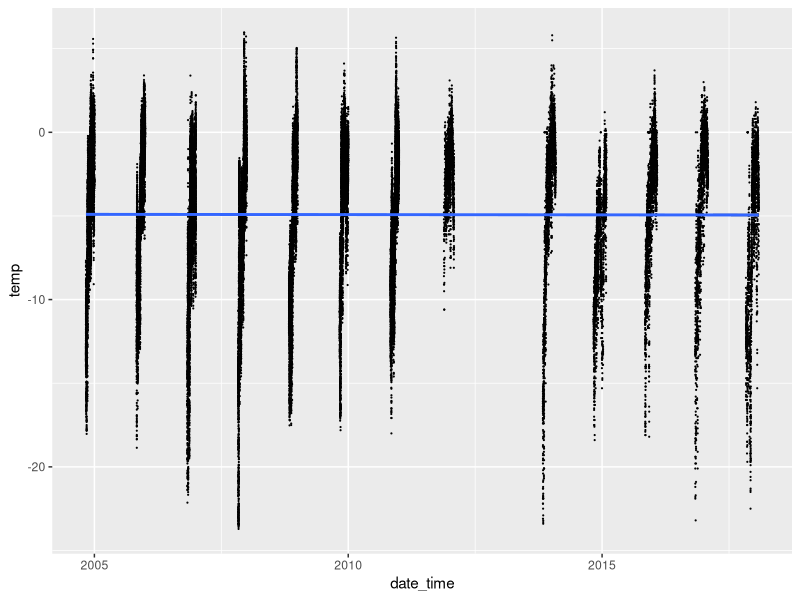
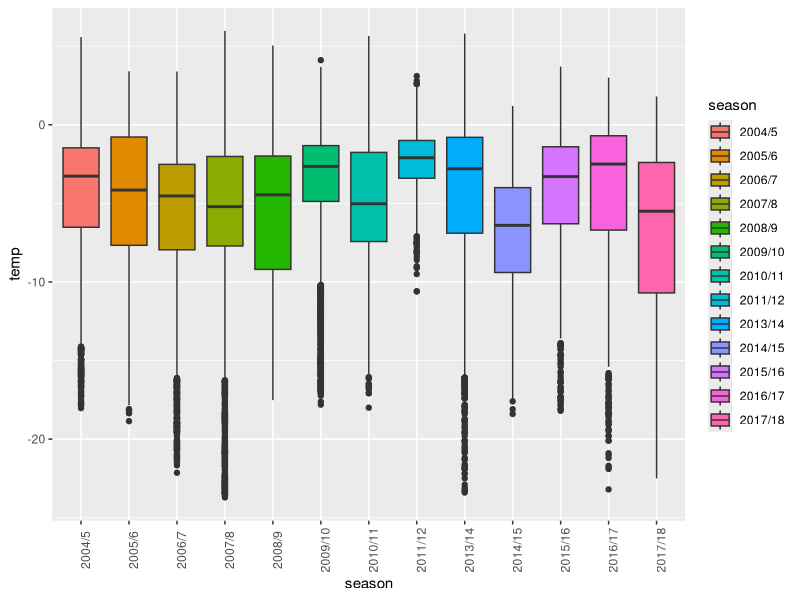
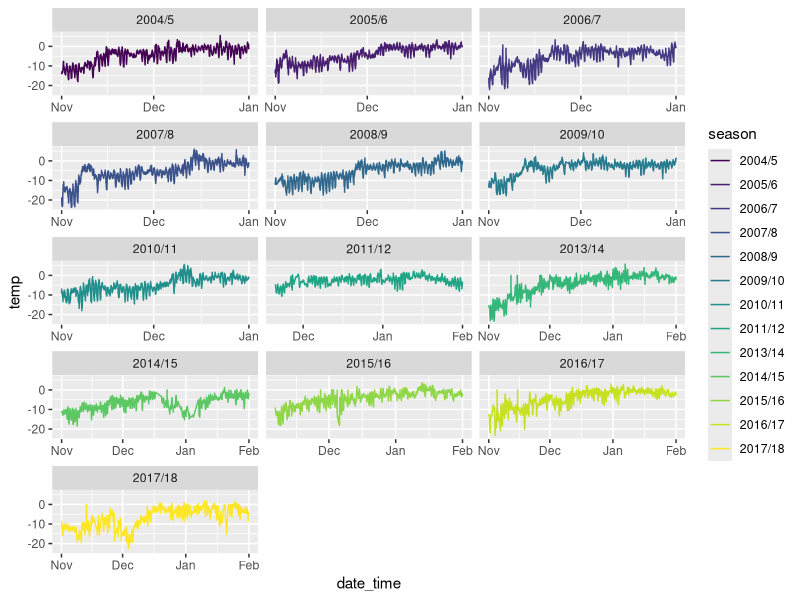
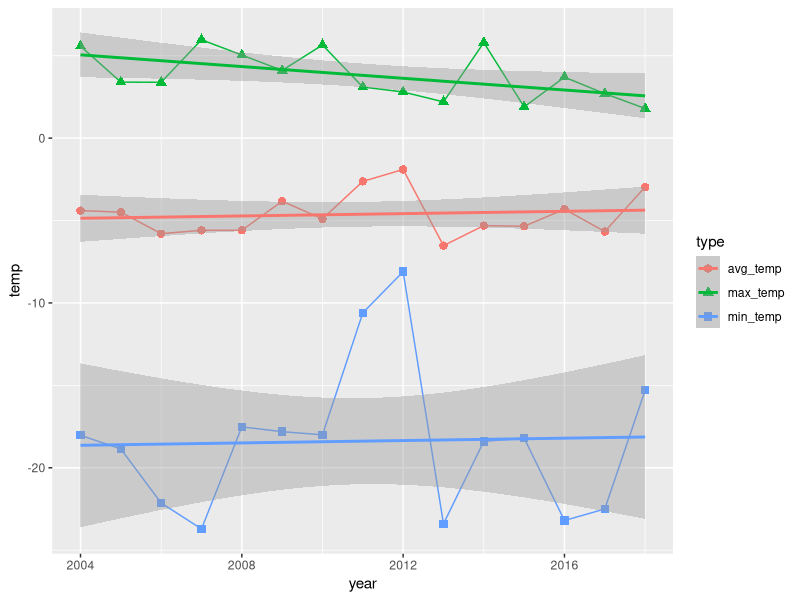
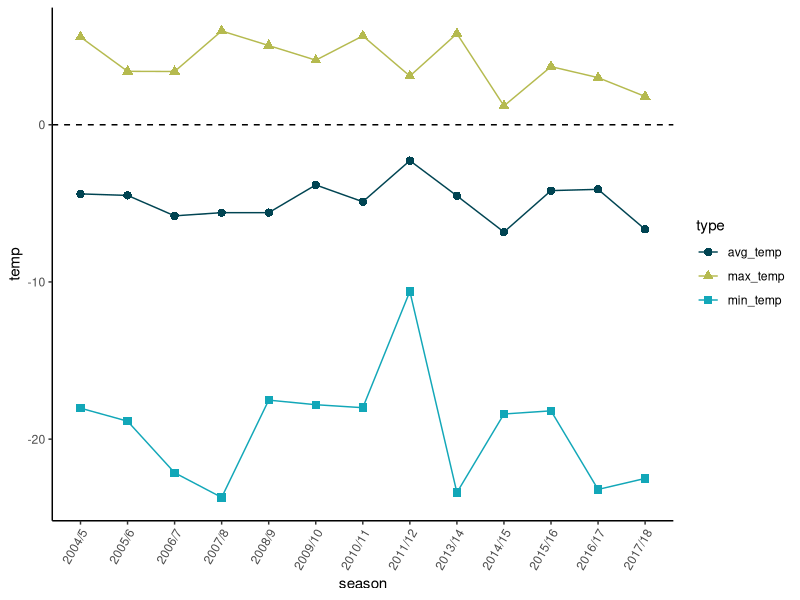
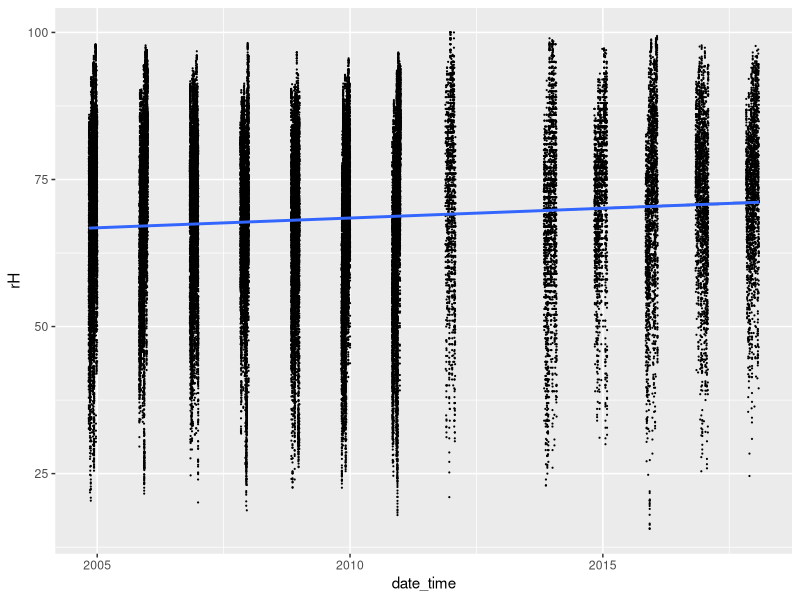
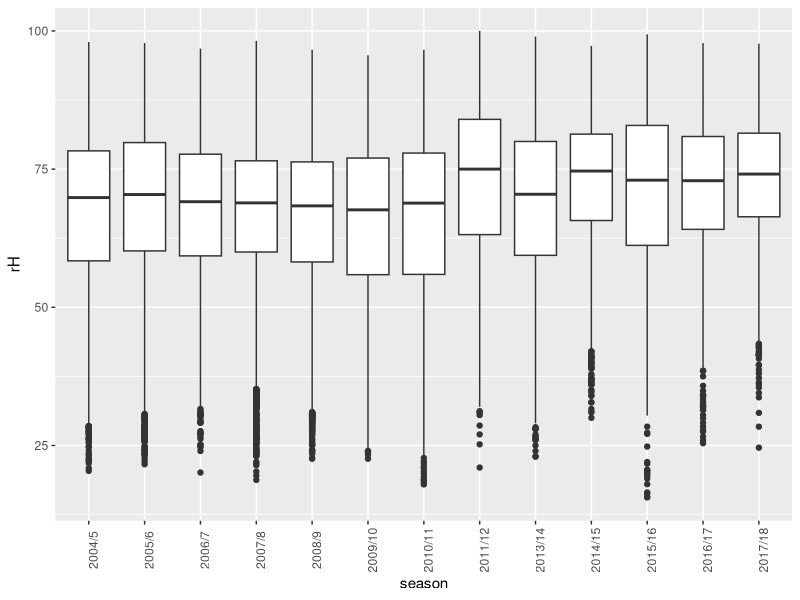
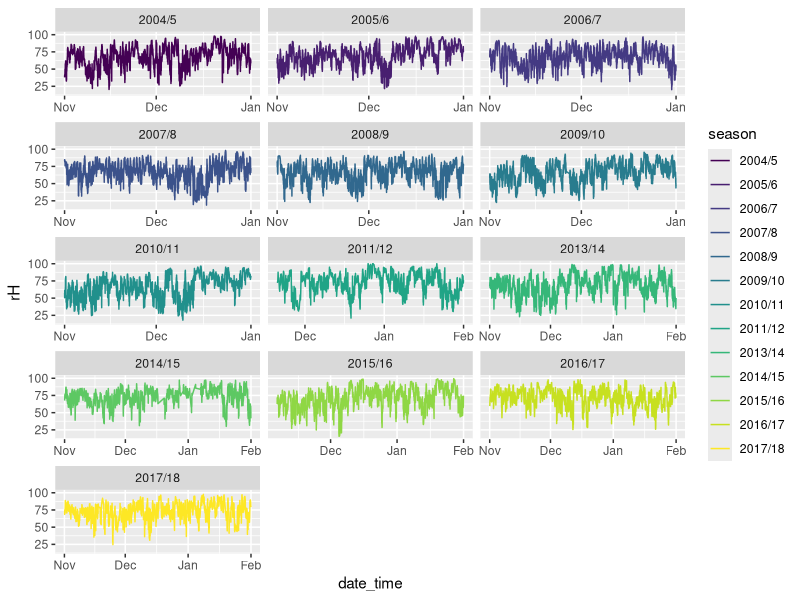

R code for these plots, in order: (Note: this script raises an error after producing the figures.)
# Cape Hallett climate data visualization and analysis
# Emma Gemal, s1758915@sms.ed.ac.uk
# University of Edinburgh

### Library ----
library(tidyverse)
library(lme4)
library(viridis)


# loading the data
climate2011 <- read.csv("Data/climate_long_2011-2018.csv")
climate2004 <- read.csv("Data/climate_long_2004-2010.csv")

### Data Manipulation 2011-2018 ----
head(climate2011)
str(climate2011)
summary(climate2011)

climate2011 <- climate2011 %>% 
                  na.omit() %>%   # removing NA's
                  filter(rH > 0) %>%  # removing incorrect rH values 
                  rename(year = Year,
                         temp = Temp) %>%  # renaming columns (lowercase)
                  mutate(VPD = as.numeric(VPD)) # changing VPD to numeric 
str(climate2011)

# adding season column
climate2011 <- climate2011 %>% 
                  mutate(season = case_when(year == "2011" & month == "11" ~ "2011/12",
                                            year == "2011" & month == "12" ~ "2011/12",
                                            year == "2012" & month == "1" ~ "2011/12",
                                            year == "2012" & month == "11" ~ "2012/13",
                                            year == "2012" & month == "12" ~ "2012/13",
                                            year == "2013" & month == "1" ~ "2012/13",
                                            year == "2013" & month == "11" ~ "2013/14",
                                            year == "2013" & month == "12" ~ "2013/14",
                                            year == "2014" & month == "1" ~ "2013/14",
                                            year == "2014" & month == "11" ~ "2014/15",
                                            year == "2014" & month == "12" ~ "2014/15",
                                            year == "2015" & month == "1" ~ "2014/15",
                                            year == "2015" & month == "11" ~ "2015/16",
                                            year == "2015" & month == "12" ~ "2015/16",
                                            year == "2016" & month == "1" ~ "2015/16",
                                            year == "2016" & month == "11" ~ "2016/17",
                                            year == "2016" & month == "12" ~ "2016/17",
                                            year == "2017" & month == "1" ~ "2016/17",
                                            year == "2017" & month == "11" ~ "2017/18",
                                            year == "2017" & month == "12" ~ "2017/18",
                                            year == "2018" & month == "1" ~ "2017/18")) %>% 
                  mutate(season = as.factor(season))

# removing 2012/13 season
climate2011 <- climate2011[!(climate2011$season == "2012/13"), ]


# fixing the time column to allow for easy change to POSIX class
climate2011 <- climate2011 %>% 
                  mutate(real_time = case_when(time == 0 ~ "00:00",
                                               time == 100 ~ "01:00",
                                               time == 200 ~ "02:00",
                                               time == 300 ~ "03:00",
                                               time == 400 ~ "04:00",
                                               time == 500 ~ "05:00",
                                               time == 600 ~ "06:00",
                                               time == 700 ~ "07:00",
                                               time == 800 ~ "08:00",
                                               time == 900 ~ "09:00",
                                               time == 1000 ~ "10:00",
                                               time == 1100 ~ "11:00",
                                               time == 1200 ~ "12:00",
                                               time == 1300 ~ "13:00",
                                               time == 1400 ~ "14:00",
                                               time == 1500 ~ "15:00",
                                               time == 1600 ~ "16:00",
                                               time == 1700 ~ "17:00",
                                               time == 1800 ~ "18:00",
                                               time == 1900 ~ "19:00",
                                               time == 2000 ~ "20:00",
                                               time == 2100 ~ "21:00",
                                               time == 2200 ~ "22:00",
                                               time == 2300 ~ "23:00"))

# creating date and date + time columns for time series plotting
climate2011 <- climate2011 %>% 
                  unite("date", c("year", "month", "day"), remove = FALSE, sep = "-") %>% 
                  unite("date_time", c("date", "real_time"), remove = FALSE, sep = " ") %>% 
                  mutate(date = as.Date(date)) %>% 
                  mutate(date_time = as.POSIXct(date_time, format = "%Y-%m-%d %H:%M"))
str(climate2011)

### Data Manipulation 2004-2010 ----
head(climate2004)
str(climate2004)
summary(climate2004)

climate2004 <- climate2004 %>% 
                  na.omit() %>%  # removing NA's
                  mutate(date_time = as.POSIXct(date_time,   # changing to POSIX class
                                                format = "%d/%m/%Y %H:%M")) 
str(climate2004)

# adding season column
climate2004$year <- format(climate2004$date_time, format = "%Y")
climate2004$month <- format(climate2004$date_time, format = "%m")
climate2004$day <- format(climate2004$date_time, format = "%d")

climate2004 <- climate2004 %>% 
                  mutate(season = case_when(year == "2004" & month == "11" ~ "2004/5",
                                            year == "2004" & month == "12" ~ "2004/5",
                                            year == "2005" & month == "1" ~ "2005/6",
                                            year == "2005" & month == "11" ~ "2005/6",
                                            year == "2005" & month == "12" ~ "2005/6",
                                            year == "2006" & month == "1" ~ "2006/7",
                                            year == "2006" & month == "11" ~ "2006/7",
                                            year == "2006" & month == "12" ~ "2006/7",
                                            year == "2007" & month == "1" ~ "2007/8",
                                            year == "2007" & month == "11" ~ "2007/8",
                                            year == "2007" & month == "12" ~ "2007/8",
                                            year == "2008" & month == "1" ~ "2008/9",
                                            year == "2008" & month == "11" ~ "2008/9",
                                            year == "2008" & month == "12" ~ "2008/9",
                                            year == "2009" & month == "1" ~ "2009/10",
                                            year == "2009" & month == "11" ~ "2009/10",
                                            year == "2009" & month == "12" ~ "2009/10",
                                            year == "2010" & month == "1" ~ "2010/11",
                                            year == "2010" & month == "11" ~ "2010/11",
                                            year == "2010" & month == "12" ~ "2010/11")) %>% 
                  mutate(season = as.factor(season))


### Combining Data Frames ----
str(climate2011)
str(climate2004)

# making year and month integers for 'climate2004' 
climate2004 <- climate2004 %>% 
                  mutate(year = as.integer(year)) %>% 
                  mutate(month = as.integer(month)) %>% 
                  mutate(day = as.integer(day))
str(climate2004)

combo <- full_join(climate2004, climate2011)

# removing unnecessary columns
combo <- combo %>% 
            dplyr::select(date_time, temp, rH, year, month, day, season)


### Creating Summary Data ----
sum_year <- combo %>% 
              group_by(year) %>% 
              summarise(avg_temp = mean(temp),
                       # sd_temp = sd(temp),
                        min_temp = min(temp),
                        max_temp = max(temp))

sum_season <- combo %>% 
                group_by(season) %>% 
                summarise(avg_temp = mean(temp),
                        #  sd_temp = sd(temp),
                          min_temp = min(temp),
                          max_temp = max(temp))

# creating long versions for multi-variable plotting
sum_year_long <- sum_year %>% 
                    pivot_longer(cols = c(2:4),
                                 names_to = "type",
                                 values_to = "temp")
sum_season_long <- sum_season %>% 
                      pivot_longer(cols = c(2:4),
                                   names_to = "type",
                                   values_to = "temp")

### Active Days Calculations ----
active_combo <- combo %>% 
                    filter(temp > -1) %>% 
                    filter(rH > 85)

sum_active <- active_combo %>% 
                group_by(year, month) %>% 
                summarise(avg_temp = mean(temp),
                          sd_temp = sd(temp),
                          avg_rh = mean(rH),
                          sd_rh = sd(rH),
                          n_active_days = n_distinct(day)) %>% 
                mutate(month = as.factor(month))

# adding seasons to the active days summary 
sum_active <- sum_active %>% 
                mutate(season = case_when(year == "2004" & month == "12" ~ "2004/5",
                                          year == "2005" & month == "12" ~ "2005/6",
                                          year == "2007" & month == "12" ~ "2007/8",
                                          year == "2008" & month == "12" ~ "2007/8",
                                          year == "2010" & month == "12" ~ "2010/11",
                                          year == "2011" & month == "12" ~ "2011/12",
                                          year == "2012" & month == "1" ~ "2011/12",
                                          year == "2012" & month == "12" ~ "2012/13",
                                          year == "2013" & month == "1" ~ "2012/13",
                                          year == "2013" & month == "12" ~ "2013/14",
                                          year == "2014" & month == "1" ~ "2013/14",
                                          year == "2015" & month == "12" ~ "2015/16",
                                          year == "2016" & month == "1" ~ "2015/16",
                                          year == "2016" & month == "12" ~ "2016/17",
                                          year == "2018" & month == "1" ~ "2017/18")) %>% 
                mutate(season = as.factor(season))

### Data Visualization ----
## Temperature 
# temp over time (non-faceted, scatterplot) 
(temp <- ggplot(combo, aes(x = date_time, y = temp)) +
           geom_point(size = 0.1) +
           stat_smooth(method = "lm"))

# temp over time (non-faceted, boxplot) - FOR PUBLICATION 
(temp_boxplot <- ggplot(combo, aes(x = season, y = temp)) +
                    geom_boxplot(aes(fill = season)) +
                    theme(axis.text.x = element_text(angle = 90)))

# temp over time per season - FOR PUBLICATION APPENDIX 
(temp_facet <- ggplot(combo, aes(x = date_time, y = temp, fill = season)) +   
                 geom_line(aes(color = season)) +
                 scale_x_datetime(date_labels = "%b", date_breaks = "1 month") +
                 facet_wrap(vars(season), ncol = 3, scales = "free_x") +
                 scale_color_viridis(discrete = TRUE))

# average, minimum and maximum temperature over time (by year)
(avg_temp_year <- ggplot(sum_year_long, aes(x = year, y = temp, 
                                            color = type, shape = type)) +
                    geom_point(size = 2.5) +  
                    geom_line() +
                    stat_smooth(method = "lm"))

# average, minimum and maximum temperature over time (by season) - FOR DISSERTATION
(avg_temp_season <- ggplot(sum_season_long, aes(x = season, y = temp, 
                                                color = type, shape = type)) +
                      geom_point(size = 2.5) +  
                      geom_line(aes(group = type)) +
                      geom_hline(yintercept = 0, linetype = "dashed") +
                      theme_classic() +
                      theme(axis.text.x = element_text(angle = 60, hjust = 1)) +
                      scale_color_manual(values = c("#004452", "#B5BA4F", "#12A7B8")))


## Relative Humidity 
# rH over time (non-faceted, scatterplot)
(rh <- ggplot(combo, aes(x = date_time, y = rH)) +
          geom_point(size = 0.1) +
          stat_smooth(method = "lm"))

# rH over time (non-faceted, boxplot) - FOR PUBLICATION 
(rh_boxplot <- ggplot(combo, aes(x = season, y = rH)) +
                  geom_boxplot() +
                  theme(axis.text.x = element_text(angle = 90)))

# rH over time per season - FOR PUBLICATION APPENDIX ??
(rh_facet <- ggplot(combo, aes(x = date_time, y = rH, fill = season)) +   
                geom_line(aes(color = season)) +
                scale_x_datetime(date_labels = "%b", date_breaks = "1 month") +
                facet_wrap(vars(season), ncol = 3, scales = "free_x") +
                scale_color_viridis(discrete = TRUE))


### Data Analysis for Temperature ----
## Simple linear models 
temp_m <- lm(temp ~ year, data = combo)
summary(temp_m)  # p = 0.749, not at all significant
anova(temp_m)

# checking model assumptions 
plot(temp_m)  # not very normally distributed 
hist(resid(temp_m))  # skewed, violates model assumptions 
bptest(temp_m)  # there is heteroskedasticity in the model, violates assumptions

# creating a null model to compare it to
temp_null <- lm(temp ~ 1, data = combo)
AIC(temp_m, temp_null)  # null model is better 

## Mixed effects models 
# if std error > estimate = year doesn't explain much of the variation
# can calculate % of leftover variation that's explained by the random effects 
# estimate for year = after controlling for the random effects 

temp_mixed <- lmer(temp ~ year + (1|year), data = combo, REML = F)
temp_month_mixed <- lmer(temp ~ year + (1|month), data = combo, REML = F)
temp_day_mixed <- lmer(temp ~ year + (1|day), data = combo, REML = F)
temp_date_mixed <- lmer(temp ~ year + (1|date_time), data = combo, REML = F)
temp_season_mixed <- lmer(temp ~ year + (1|season), data = combo, REML = F)

AIC(temp_mixed, temp_month_mixed, temp_day_mixed, temp_date_mixed, temp_season_mixed)
# month as random effect is best

# models that failed to converge: (1|month) + (1|day), (year|month), (month|day)
temp_month_season <- lmer(temp ~ year + (1|month) + (1|season), data = combo, REML = F)
temp_month_date <- lmer(temp ~ year + (1|month) + (1|date_time), data = combo, REML = F)

anova(temp_month_mixed, temp_month_season)  # month_season is best
anova(temp_month_mixed, temp_month_date)    # month_date is better
AIC(temp_month_season, temp_month_date)     # month_season is best  

# creating null models to compare it with
temp_m_null <- lmer(temp ~ 1 + (1|month) + (1|season), data = combo, REML = F)
temp_m_null2 <- lmer(temp ~ 1 + (1|month), data = combo, REML = F)

# anova states which model is better at capturing the data
anova(temp_m_null, temp_m_null2)
anova(temp_m_null, temp_month_season) 
# model with year as a fixed effect is better than the null models   

summary(temp_month_season)   # year: -0.2165 (std error: 0.06413), small effect size 
confint(temp_month_season)   # year: -0.3463 to -0.08523 
# 95% confident the correlation between year and temperature is between those 2 values 

anova(temp_month_season, temp_m)


### Data Analysis for Relative Humidity ----
## Simple linear models 
rh_m <- lm(rH ~ year, data = combo)
summary(rh_m)  # p << 0.05, significant 

# checking model assumptions 
plot(rh_m)  
hist(resid(rh_m))  # slightly skewed potentially 
bptest(rh_m)  # no heteroskedasticity 

## Mixed effects models 
rh_mixed <- lmer(rH ~ year + (1|year), data = combo)
rh_month_mixed <- lmer(rH ~ year + (1|month), data = combo)
rh_day_mixed <- lmer(rH ~ year + (1|day), data = combo)
rh_season_mixed <- lmer(rH ~ year + (1|season), data = combo)

AIC(rh_mixed, rh_month_mixed, rh_day_mixed, rh_season_mixed)
# month as random effect is best

# models that failed to converge: (month|day)
rh_month_season <- lmer(rH ~ year + (1|month) + (1|season), data = combo, REML = F)
rh_month_day <- lmer(rH ~ year + (1|month) + (1|day), data = combo, REML = F)

AIC(rh_month_mixed, rh_month_season, rh_month_day)  # month_day is best 

# creating null models to compare it with
rh_m_null <- lmer(temp ~ 1 + (1|month) + (1|day), data = combo, REML = F)
rh_m_null2 <- lmer(temp ~ 1 + (1|month), data = combo, REML = F)

# anova states which model is better at capturing the data
anova(rh_m_null, rh_m_null2)
anova(rh_m_null, rh_month_day)  # null model a lot better than the month_day model 

summary(rh_month_day)   # year: 0.1607 (std error: 0.01873)
confint(rh_month_day)   # year: 0.1243 to 0.1977 
# 95% confident the correlation between year and rH is between those 2 values 
